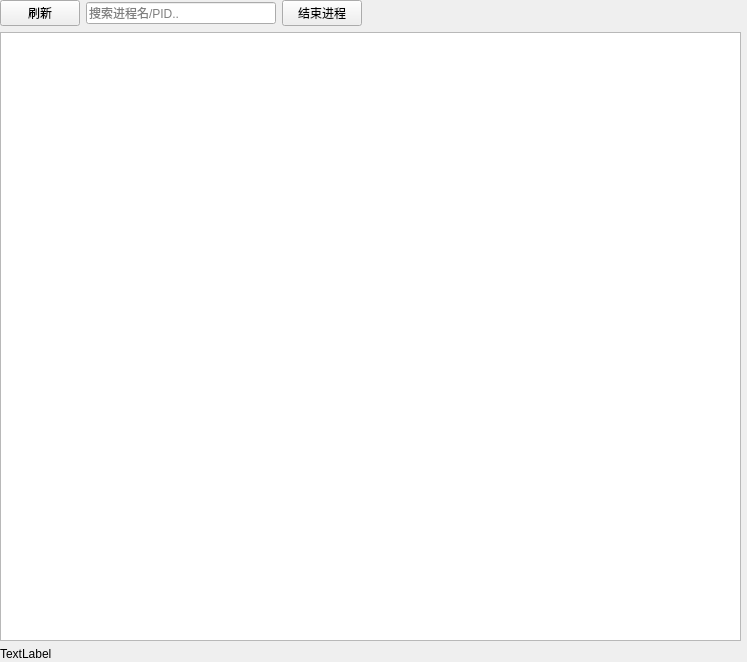
<?xml version="1.0" encoding="UTF-8"?>
<ui version="4.0">
 <class>ProcessWidget</class>
 <widget class="QWidget" name="ProcessWidget">
  <property name="geometry">
   <rect>
    <x>0</x>
    <y>0</y>
    <width>747</width>
    <height>662</height>
   </rect>
  </property>
  <property name="windowTitle">
   <string>Form</string>
  </property>
  <widget class="QWidget" name="layoutWidget">
   <property name="geometry">
    <rect>
     <x>0</x>
     <y>0</y>
     <width>741</width>
     <height>661</height>
    </rect>
   </property>
   <layout class="QVBoxLayout" name="verticalLayout">
    <item>
     <layout class="QHBoxLayout" name="horizontalLayout_2">
      <item>
       <widget class="QPushButton" name="btnFresh">
        <property name="text">
         <string>刷新</string>
        </property>
       </widget>
      </item>
      <item>
       <widget class="QLineEdit" name="processInfo">
        <property name="placeholderText">
         <string>搜索进程名/PID..</string>
        </property>
       </widget>
      </item>
      <item>
       <widget class="QPushButton" name="btnTerminateProcess">
        <property name="text">
         <string>结束进程</string>
        </property>
       </widget>
      </item>
      <item>
       <spacer name="horizontalSpacer_2">
        <property name="orientation">
         <enum>Qt::Orientation::Horizontal</enum>
        </property>
        <property name="sizeHint" stdset="0">
         <size>
          <width>40</width>
          <height>20</height>
         </size>
        </property>
       </spacer>
      </item>
      <item>
       <spacer name="horizontalSpacer">
        <property name="orientation">
         <enum>Qt::Orientation::Horizontal</enum>
        </property>
        <property name="sizeHint" stdset="0">
         <size>
          <width>40</width>
          <height>20</height>
         </size>
        </property>
       </spacer>
      </item>
     </layout>
    </item>
    <item>
     <widget class="QTableView" name="tableView"/>
    </item>
    <item>
     <widget class="QLabel" name="bottomState">
      <property name="text">
       <string>TextLabel</string>
      </property>
     </widget>
    </item>
   </layout>
  </widget>
 </widget>
 <resources/>
 <connections>
  <connection>
   <sender>btnTerminateProcess</sender>
   <signal>clicked()</signal>
   <receiver>ProcessWidget</receiver>
   <slot>on_clicked_btnTerminateProcess()</slot>
   <hints>
    <hint type="sourcelabel">
     <x>315</x>
     <y>17</y>
    </hint>
    <hint type="destinationlabel">
     <x>799</x>
     <y>251</y>
    </hint>
   </hints>
  </connection>
  <connection>
   <sender>btnTerminateProcess</sender>
   <signal>clicked()</signal>
   <receiver>ProcessWidget</receiver>
   <slot>on_btnTerminateProcess_clicked()</slot>
   <hints>
    <hint type="sourcelabel">
     <x>316</x>
     <y>13</y>
    </hint>
    <hint type="destinationlabel">
     <x>815</x>
     <y>278</y>
    </hint>
   </hints>
  </connection>
 </connections>
 <slots>
  <slot>on_btnTerminateProcess_clicked()</slot>
 </slots>
</ui>
